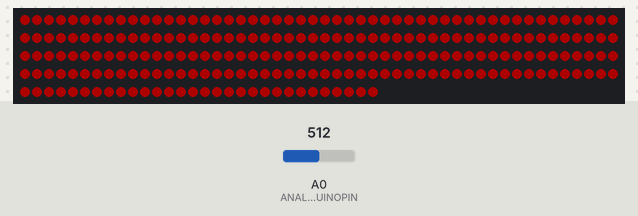
The sketch below on a simulated Arduino Uno, built with avr-gcc and run on an emulated ATmega328P. Parts: 230 RGB LEDs in strip order, left to right, continuing on the next row. The test bench sets the inputs (shaded band); at power-on: A0 (ANALOGARDUINOPIN) = 512. Dim RGB values are drawn brighter than linear; random numbers use the default seed unless the sketch sets one; what the sketch prints to the serial monitor is not drawn.

Above: at 0.1 s.

The sketch:

sketch_may14a.ino
```cpp
#include <FastLED.h>


#define ANALOGARDUINOPIN A0
#define LED_PIN 2
#define NUM_LEDS 230

word ValA0=0;
float ValA0_f=0.0;
float test;
float maxValue = 0;
float minValue = 10000;
float minValue_Val0=66;
float maxSeg = 5;
int mode = 0;
int compteur = 0;
int R = 0;
int G = 0;
int B = 0;

CRGB Leds[NUM_LEDS];

void setup() {
pinMode(ANALOGARDUINOPIN, INPUT);
FastLED.addLeds<WS2812B , LED_PIN , GRB>(Leds,NUM_LEDS);
FastLED.setBrightness(50);
Serial.begin(9600);
}

void loop() {
    ValA0_f = analogRead(ANALOGARDUINOPIN);
    //ValA0_f =(float)ValA0*500.0/1023.0;
    //ValA0_f = ValA0_f-minValue_Val0;

    //Serial.println(ValA0_f);
    if (ValA0_f > maxValue) {
      maxValue = ValA0_f;
    }
    if (ValA0_f < minValue) {
      minValue = ValA0_f;
    }
    test = 255.0*(ValA0_f - minValue)/maxValue ;
    //Serial.println(test);
    Serial.println(minValue);
    //Serial.println(maxValue);
    minValue *= 1.01;
    maxValue *= 0.99;

    if(test<0) { test=0;}

    if(test>255) {test=255;}

    /*
    for (int i=0 ; i<5 ; i++){
      Leds[i] = CRGB(test , 0 ,255 -test);
      moveRight();

      FastLED.show();
      delay(5);
    */

    if (test >127){
      compteur +=1;
      if (compteur > 20) {
        compteur = 0;
      }
      if (compteur == 10 || compteur == 20) {

        R = random(0, 255);
        G = random(0, 255);
        B = random(0, 255);
      }

      for (int i=0 ; i< NUM_LEDS ; i++){
        Leds[i] = CRGB(R, G, B);
        }
        FastLED.show();
        delay(120);
      }

    else {
      for (int i=0 ; i< NUM_LEDS ; i++){
        Leds[i] = CRGB::Red;
    }}

    FastLED.show();
  }

void moveRight(){
  for (int i=NUM_LEDS-1 ; i>3 ; i--){
    Leds[i] = Leds[i-1];
  }
}
```
